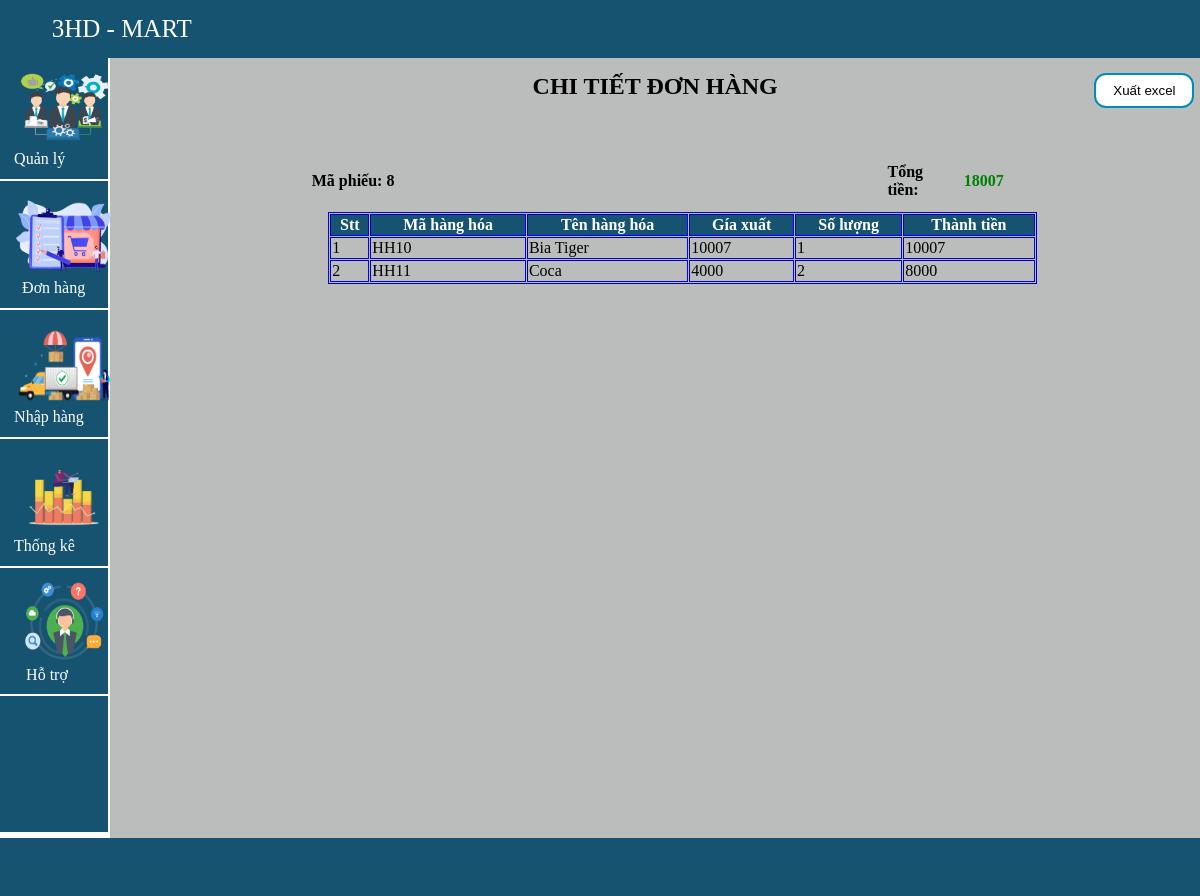
/Nhom3_71DCTT24/Banhang/chitiet/8, run on the app's committed database.
### tables this page shows
CREATE TABLE `phieuxuat` (
  `Maxuat` int(11) NOT NULL,
  `Manv` varchar(50) NOT NULL,
  `Ngayxuat` date NOT NULL,
  `Tongtien` int(11) NOT NULL,
  `Makh` varchar(50) DEFAULT NULL
);

CREATE TABLE `hanghoa` (
  `Mahh` varchar(50) NOT NULL,
  `Mancc` varchar(50) NOT NULL,
  `Manh` varchar(50) NOT NULL,
  `Tenhh` varchar(50) NOT NULL,
  `Gianhap` double NOT NULL,
  `Giaxuat` double NOT NULL,
  `Tonkho` double NOT NULL
);

CREATE TABLE `chitietphieuxuat` (
  `Maxuat` varchar(50) NOT NULL,
  `Mahh` varchar(50) NOT NULL,
  `Giaxuat` double NOT NULL,
  `Soluong` int(11) NOT NULL,
  `Thanhtien` double NOT NULL
);

### Nhom3_71DCTT24/MVC/Core/controller.php (called while the page is built, shortened)
<?php
class controller{
    public function model($model){
        return new $model;
    }
    public function view($view,$data=[]){
        require_once "./MVC/Views/".$view.".php";
    }
}

### Nhom3_71DCTT24/MVC/Controllers/Banhang.php (called while the page is built, shortened)
<?php
class Banhang extends controller
{
    public $bh;
    function __construct()
    {
        $this->bh = $this->model('Banhangmodel');
    }
    function chitiet($maxuat)
    {
        $this->view('Masterlayout', [
            'page' => 'DonHang/Chitietview',
            'nv' => $this->bh->nv(),
            'kh' => $this->bh->kh(),
            'maxuat'=> $maxuat,
            'tongtien' => $this->bh->Tongtien($maxuat),
            'thongbao' => '',
            'kqtk' => $this->bh->Chitietpx($maxuat)
        ]);
    }
}
?>

### Nhom3_71DCTT24/MVC/Core/app.php (called while the page is built, shortened)
<?php
class app{
    protected $action="Getdata";
    function __construct()
    {
        $arr = $this-> Urlprocess();
        if ($arr!=null){
            if (file_exists('./MVC/Controllers/'.$arr[0].'.php')){
                $this->controller=$arr[0];
                unset($arr[0]);
            }
        }
        $this->controller = new $this->controller;
        if (isset($arr[1])) {
            if(method_exists($this->controller,$arr[1])){
                $this->action=$arr[1];
            }
            unset($arr[1]);
        }
        $this -> param=$arr?array_values($arr):[];
        call_user_func_array([$this->controller,$this->action],$this->param);
    }
    function Urlprocess(){
        if (isset($_GET['url'])){
            return explode("/", filter_var(trim($_GET["url"])));
        }
    }
}
?>

### Nhom3_71DCTT24/index.php (called while the page is built, shortened)
<?php
    $myapp = new app();
?>

### Nhom3_71DCTT24/MVC/Core/connectDB.php (called while the page is built, shortened)
<?php
class connectDB{
    protected $servername="localhost";
    protected $username="root";
    protected $password="";
    function __construct(){
        $this->con=mysqli_connect($this->servername,$this->username,$this->password);
    }
}
?>

### Nhom3_71DCTT24/MVC/Models/Banhangmodel.php (called while the page is built, shortened)
<?php
class Banhangmodel extends connectDB
{
    public function nv()
    {
        $sql = "SELECT Manv,Tennv FROM nhanvien";
        return mysqli_query($this->con, $sql);
    }
    public function kh()
    {
        $sql = "SELECT Makh,Tenkh FROM khachhang";
        return mysqli_query($this->con, $sql);
    }
    public function Chitietpx($maxuat)
    {
        $sql = 'SELECT chitietphieuxuat.Mahh,hanghoa.Tenhh,chitietphieuxuat.Giaxuat,chitietphieuxuat.Soluong,chitietphieuxuat.Thanhtien FROM hanghoa,chitietphieuxuat
        WHERE chitietphieuxuat.Maxuat = "'.$maxuat.'"
        AND hanghoa.Mahh = chitietphieuxuat.Mahh';
        return mysqli_query($this->con, $sql);
    }
    public function Tongtien($maxuat)
    {
        $sql = 'SELECT tongtien FROM phieuxuat WHERE Maxuat = "'.$maxuat.'"';
        return mysqli_query($this->con, $sql);
    }
}
?>

### Nhom3_71DCTT24/MVC/Views/Pages/Donhang/Chitietview.php (the view, shortened to what this page needs)
<!DOCTYPE html>
<html lang="en">
<head>
    <link rel="stylesheet" href="http://localhost/BTWeb/Nhom3_71DCTT24/Public/Css/msl.css">
    <link rel="stylesheet" href="http://localhost/BTWeb/Nhom3_71DCTT24/Public/Css/button.css">
</head>
<body>
    <form method="POST" enctype="multipart/form-data" action="http://localhost/BTWeb/Nhom3_71DCTT24/Banhang/thucthi_px">
        <div class="content4" style="height:343px;margin-left: 9.2%;width: 90.8%;">
            <table style="width: 100%;padding: 20px 20px 0px 20px; align-items:center;">
                <button type="submit" name="btnXuat" class="button1" style="position:fixed; margin-top:20px;margin-left:82%">Xuất excel</button>
                <caption style="padding-top: 20px; font-size:24px">
                    <b>CHI TIẾT ĐƠN HÀNG</b>
                </caption>
                <tr>
                    <td>
                        <h4 style="margin-left:40.5%; margin-top:40px;">Mã phiếu: <?php echo $data['maxuat']; ?></h4>
                    </td>
                    <td>
                        <h4 style="margin-left:82%; margin-top:40px;">Tổng tiền:</h4>
                    </td>
                    <td>
                        <h4 style="margin-left:2%; margin-top:40px; color:green;"><?php while ($row = mysqli_fetch_assoc($data['tongtien'])) { ?><?php echo $row['tongtien'];
                                                                                                                                                    $_SESSION['tongtien'] = $row['tongtien']; ?><?php } ?></h4>
                    </td>
                </tr>
            </table>
            <table style="position: center;width: 65%;margin-left:20%;margin-top:10px;border-color:blue;" cellspacing="1" border="1">
                <tr style="background: #155370;color:white;">
                    <th><b>Stt</b></th>
                    <th><b>Mã hàng hóa</b></th>
                    <th><b>Tên hàng hóa</b></th>
                    <th><b>Gía xuất</b></th>
                    <th><b>Số lượng</b></th>
                    <th><b>Thành tiền</b></th>
                </tr>
                <?php
                $i = 1;
                while ($row = mysqli_fetch_assoc($data['kqtk'])) {
                ?>
                    <tr>
                        <td><?php echo $i ?></td>
                        <td><?php echo $row['Mahh'] ?></td>
                        <td><?php echo $row['Tenhh'] ?></td>
                        <td><?php echo $row['Giaxuat'] ?></td>
                        <td><?php echo $row['Soluong'] ?></td>
                        <td><?php echo $row['Thanhtien'] ?></td>
                    </tr>
                <?php
                    $i++;
                }
                ?>
            </table>
        </div>
    </form>
</body>
</html>

### Nhom3_71DCTT24/Public/Css/msl.css (style rules this page uses)
* { margin: 0px; }
.content4 { height: 86.3; width: 79.7%; margin-top: 53px; margin-left: 20.3%; padding-bottom: 500px; background-color: #BBBDBD; }

### Nhom3_71DCTT24/Public/Css/button.css (style rules this page uses)
.button1 { background-color: white; color: black; border: 2px solid #008CBA; border-radius: 12px; width: 100px; height: 35px; }

### data on the page
phieuxuat: Tongtien "18007"
hanghoa: chitietphieuxuat.Mahh "HH10", Tenhh "Bia Tiger", chitietphieuxuat.Giaxuat "10007", chitietphieuxuat.Soluong "1", chitietphieuxuat.Thanhtien "10007"
hanghoa: chitietphieuxuat.Mahh "HH11", Tenhh "Coca", chitietphieuxuat.Giaxuat "4000", chitietphieuxuat.Soluong "2", chitietphieuxuat.Thanhtien "8000"

### other printed values
$data['maxuat'] "8"
